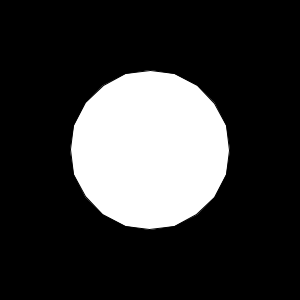
Frame 1 (no input)
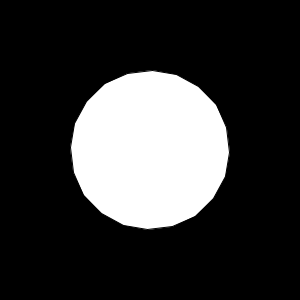
Frame 60 (the mouse pressed at the canvas centre just before this capture)
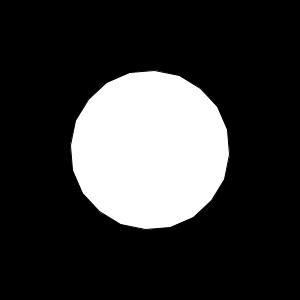
Frame 120 (the mouse held since frame 60 and released just before this capture)

The Processing sketch that drew these frames (run headless with seeded random() and noise(); from frame 60 on, the mouse is pressed at the canvas centre):

// Processing sketch: RegularPolygon2
// ── RegularPolygon2.pde
/**
 * Regular Polygon
 * 
 * What is your favorite? Pentagon? Hexagon? Heptagon? 
 * No? What about the icosagon? The polygon() function 
 * created for this example is capable of drawing any 
 * regular polygon. Try placing different numbers into the 
 * polygon() function calls within draw() to explore. 
 */

void setup() {
  size(300, 300);
}

void draw() {
  background(0);
  
  pushMatrix();
  translate(width*0.5, height*0.5);
  rotate(frameCount * 0.0005);
  polygon(0, 0, 80, 20);  // Icosahedron
  popMatrix();

}

void polygon(float x, float y, float radius, int npoints) {
  float angle = TWO_PI / npoints;
  beginShape();
  for (float a = 0; a < TWO_PI; a += angle) {
    float sx = x + cos(a) * radius;
    float sy = y + sin(a) * radius;
    vertex(sx, sy);
  }
  endShape(CLOSE);
}
